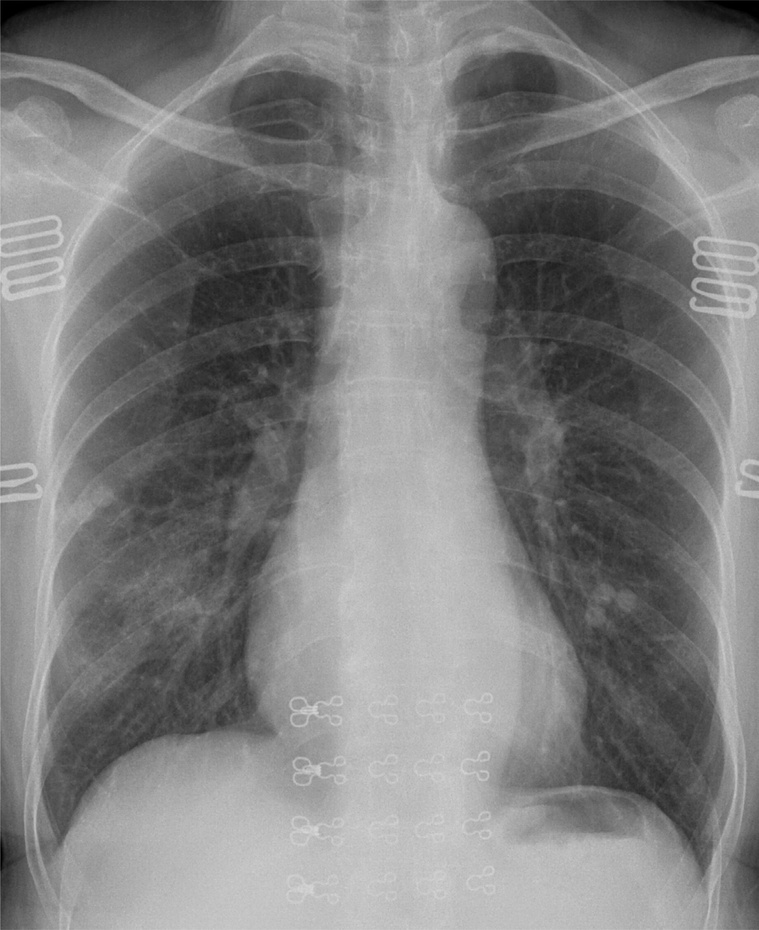
%> input picture Lab2/chest.jpg, 759 x 930 px, shrunk from 3342 x 4095 before the run
$ octave lab2.m   (GNU Octave 9; MATLAB toolbox functions it lacks are replaced by stand-ins)
%> lines starting %> are read from the running program, lines starting %| are printed output that depends on the picture
Image = imread('chest.jpg');
%> Image is the input picture: size 930x759x3 uint8; min 0, max 215, mean 126.3

grayImage = rgb2gray(Image);
sigma = 2;

% B2 = imgaussfilt(noiseImage, sigma);
pic1 = imadjust(grayImage, [0.2,0.8], [0.0, 1.0]);
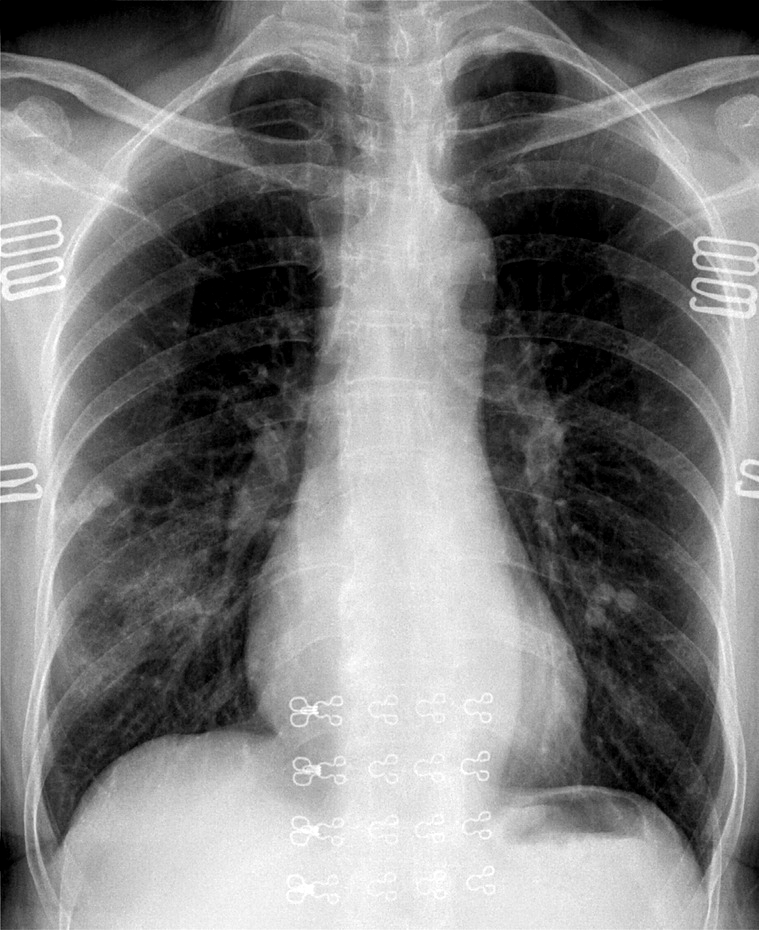
%> pic1: size 930x759 uint8; min 0, max 255, mean 126

pic2 = histeq(pic1);

pic3 = adapthisteq(grayImage,'clipLimit',0.04);
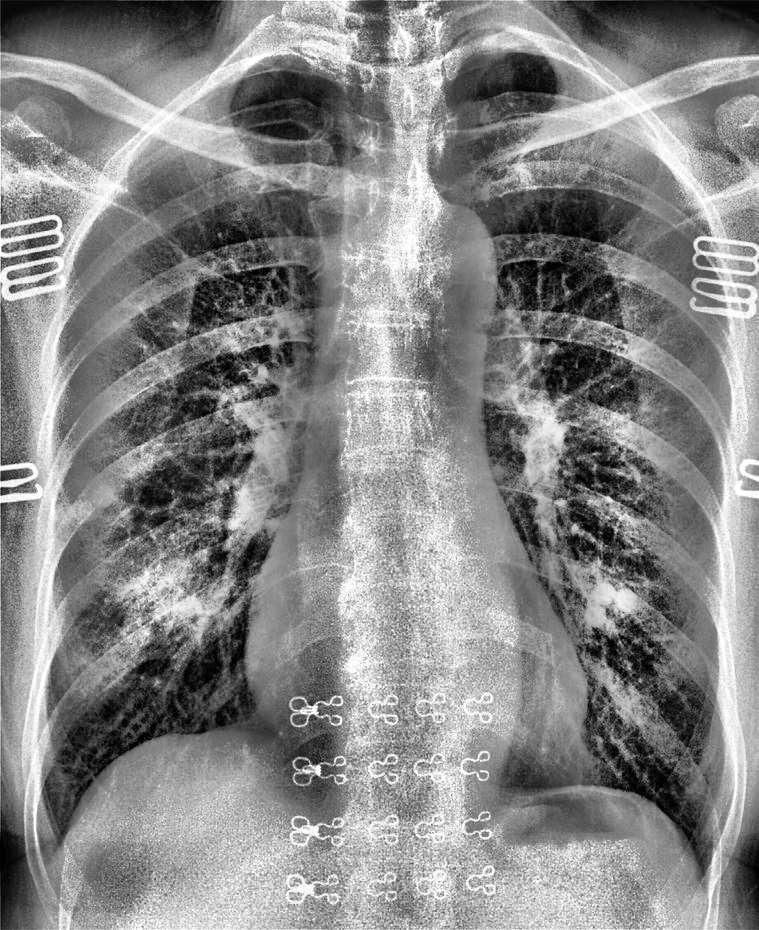
%> pic3: size 930x759 uint8; min 0, max 255, mean 134.3
pic4 = imadjust(grayImage, [20/255, 130/255], [0, 1]);
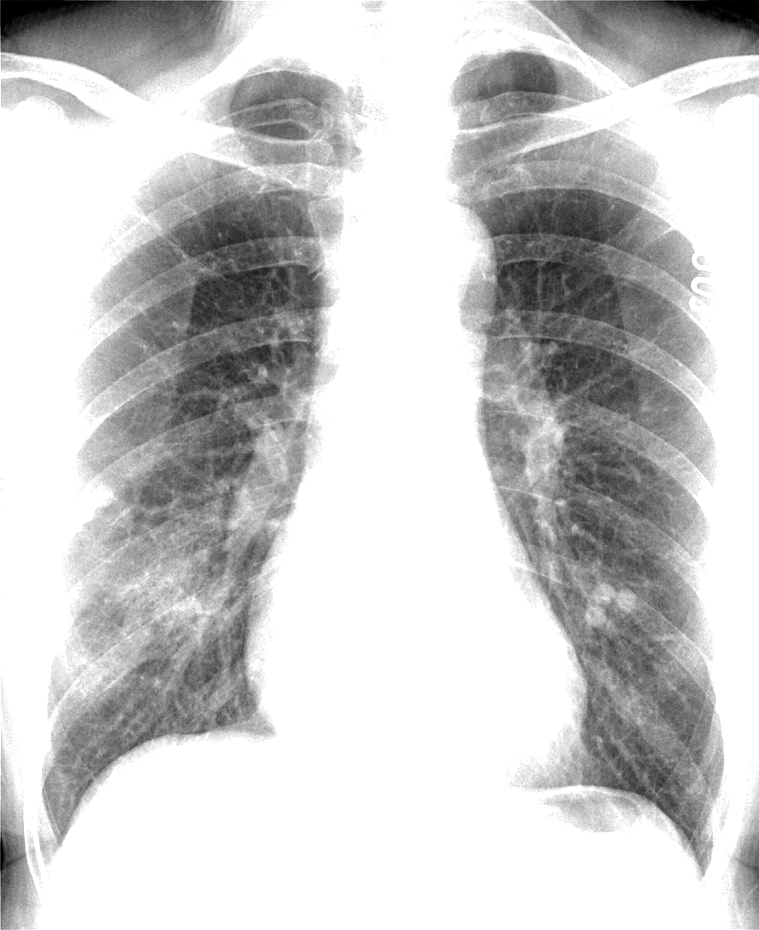
%> pic4: size 930x759 uint8; min 0, max 255, mean 203.1


subplot(1,4,1); imshow(Image);  title('Original Image');
subplot(1,4,2); imshow(pic2);
subplot(1,4,3); imshow(pic3);
subplot(1,4,4); imshow(pic4);
